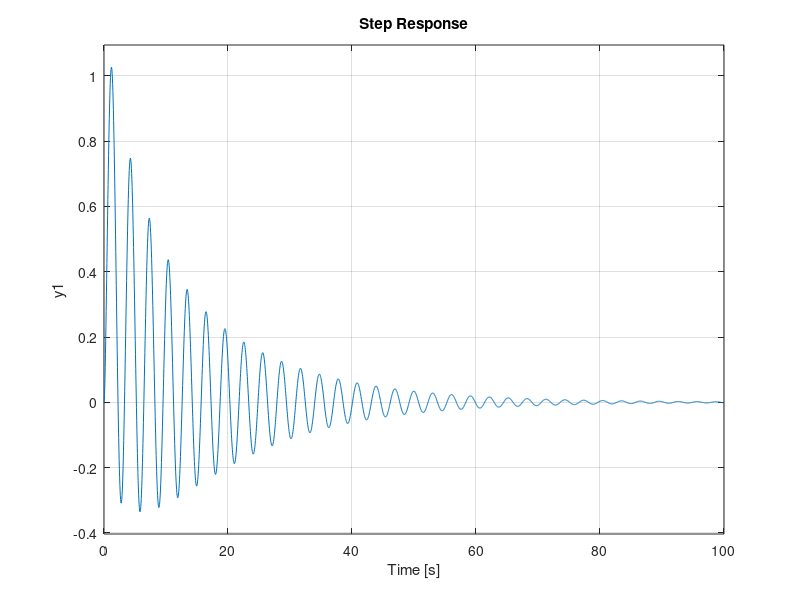

Write MATLAB code to recreate this figure. (Note: this script raises an error after producing the figure.)
s = tf('s');
g1 = 2*s/(s^2 + 3);
g2 = 4/(s + 6);
h1 = 2/(s + 4);
h2 = 5/(2*s + 4);
gh2 = feedback(g2, h2, +1);
g1gh2 = series(g1, gh2);
g = feedback(g1gh2, h1, -1);
disp(g);
step(g);
S = stepinfo(g);
disp(S);
b = isstable(g);
disp(b);